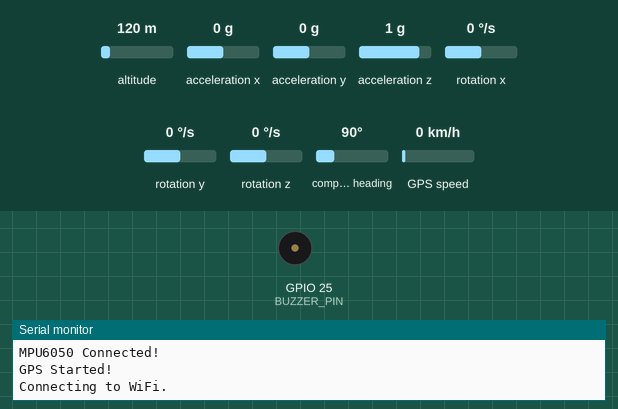
Simulated run of this sketch. Board: ESP32. Shown: buzzer (waves = sounding, pin HIGH), the last lines printed to the serial monitor. Inputs (shaded band) come from the test bench; at power-on: altitude 120 m, acceleration x 0 g, acceleration y 0 g, acceleration z 1 g, rotation x 0 °/s, rotation y 0 °/s, rotation z 0 °/s, compass heading 90°, GPS speed 0 km/h. WiFi joins after 1.5 s; servers stay silent unless stated; uploads are accepted with an empty reply; the GPS gets a fix after 3 s at 37.7749, -122.4194 with 8 satellites; web services answer with replies made up by the test bench.

Above: at 0.3 s.
At 2.0 s:
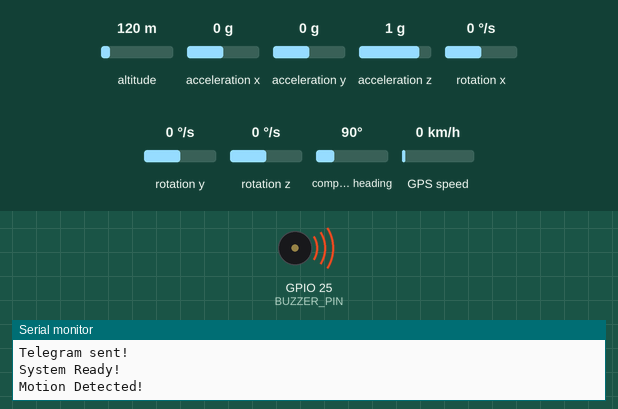
Timing chart, 0 to 3.5 s (numbered marks = the images above):
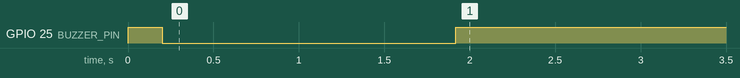

The sketch:

safetrack1.ino
```cpp
#include <WiFi.h>
#include <HTTPClient.h>
#include <Wire.h>
#include <MPU6050.h>
#include <HardwareSerial.h>
#include <TinyGPS++.h>
#include <Firebase_ESP_Client.h>
#include "addons/TokenHelper.h"
#include "addons/RTDBHelper.h"

// =====================
// CREDENTIALS
// =====================
#define WIFI_SSID "YOUR_WIFI_NAME"
#define WIFI_PASSWORD "YOUR_WIFI_PASSWORD"

#define API_KEY "YOUR_FIREBASE_API_KEY"
#define DATABASE_URL "YOUR_FIREBASE_DATABASE_URL"
#define USER_EMAIL "YOUR_FIREBASE_EMAIL"
#define USER_PASSWORD "YOUR_FIREBASE_PASSWORD"

#define BOT_TOKEN "YOUR_TELEGRAM_BOT_TOKEN"
#define CHAT_ID "YOUR_TELEGRAM_CHAT_ID"

#define TWILIO_SID "YOUR_TWILIO_ACCOUNT_SID"
#define TWILIO_TOKEN "YOUR_TWILIO_AUTH_TOKEN"

// Family WhatsApp numbers
String familyNumbers[] = {
  "whatsapp%3A%2B918767415098"
};
int familyCount = 1;

// Home location for geofencing
#define HOME_LAT 16.684283
#define HOME_LNG 74.272944
#define GEOFENCE_RADIUS 500

// Motion threshold
#define MOTION_THRESHOLD 15000

// Pins
#define BUZZER_PIN 25
#define SDA_PIN 15
#define SCL_PIN 4

// =====================
// OBJECTS
// =====================
MPU6050 mpu;
HardwareSerial gpsSerial(2);
TinyGPSPlus gps;
FirebaseData fbdo;
FirebaseAuth auth;
FirebaseConfig config;

// =====================
// FLAGS
// =====================
bool armed = true;
bool alertSent = false;
double currentLat = 0;
double currentLng = 0;

// =====================
// FUNCTIONS
// =====================

void sendTelegramMessage(String message) {
  HTTPClient http;
  message.replace(" ", "%20");
  message.replace("!", "%21");
  String url = "https://api.telegram.org/bot";
  url += BOT_TOKEN;
  url += "/sendMessage?chat_id=";
  url += CHAT_ID;
  url += "&text=";
  url += message;
  http.begin(url);
  http.GET();
  http.end();
  Serial.println("Telegram sent!");
}

void sendWhatsApp(String toNumber, String message) {
  HTTPClient http;
  String url = "https://api.twilio.com/2010-04-01/Accounts/";
  url += TWILIO_SID;
  url += "/Messages.json";
  http.begin(url);
  http.setAuthorization(TWILIO_SID, TWILIO_TOKEN);
  http.addHeader("Content-Type", "application/x-www-form-urlencoded");
  String payload = "From=whatsapp%3A%2B14155238886";
  payload += "&To=" + toNumber;
  payload += "&Body=" + message;
  http.POST(payload);
  http.end();
  Serial.println("WhatsApp sent!");
}

void makeCall(String toNumber) {
  HTTPClient http;
  String url = "https://api.twilio.com/2010-04-01/Accounts/";
  url += TWILIO_SID;
  url += "/Calls.json";
  http.begin(url);
  http.setAuthorization(TWILIO_SID, TWILIO_TOKEN);
  http.addHeader("Content-Type", "application/x-www-form-urlencoded");
  String payload = "From=%2B19166448776";
  payload += "&To=" + toNumber;
  payload += "&Url=http%3A%2F%2Fdemo.twilio.com%2Fdocs%2Fvoice.xml";
  http.POST(payload);
  http.end();
  Serial.println("Call made!");
}

String findNearestHospital() {
  HTTPClient http;
  String query = "[out:json];(node[amenity=hospital](around:10000,";
  query += String(currentLat, 6);
  query += ",";
  query += String(currentLng, 6);
  query += ");node[amenity=clinic](around:10000,";
  query += String(currentLat, 6);
  query += ",";
  query += String(currentLng, 6);
  query += "););out body 1;";
  http.begin("https://overpass-api.de/api/interpreter");
  http.setTimeout(15000);
  http.addHeader("Content-Type", "application/x-www-form-urlencoded");
  int httpCode = http.POST("data=" + query);
  String hospLocation = "";
  if (httpCode == 200) {
    String response = http.getString();
    int latIndex = response.indexOf("\"lat\":");
    int lonIndex = response.indexOf("\"lon\":");
    if (latIndex != -1 && lonIndex != -1) {
      String hospLat = response.substring(latIndex + 6, response.indexOf(",", latIndex + 6));
      String hospLon = response.substring(lonIndex + 6, response.indexOf(",", lonIndex + 6));
      hospLocation = "https://maps.google.com/?q=" + hospLat + "," + hospLon;
    }
  }
  http.end();
  return hospLocation;
}

void pushToFirebase(String alertType) {
  if (Firebase.ready()) {
    Firebase.RTDB.setDouble(&fbdo, "/status/last_lat", currentLat);
    Firebase.RTDB.setDouble(&fbdo, "/status/last_lng", currentLng);
    Firebase.RTDB.setString(&fbdo, "/status/last_updated", String(millis()));
    Firebase.RTDB.setString(&fbdo, "/alerts/latest/type", alertType);
    Firebase.RTDB.setDouble(&fbdo, "/alerts/latest/lat", currentLat);
    Firebase.RTDB.setDouble(&fbdo, "/alerts/latest/lng", currentLng);
    Serial.println("Firebase updated!");
  }
}

void triggerAlert(bool outsideGeofence) {
  // Buzzer ON
  digitalWrite(BUZZER_PIN, HIGH);

  // Get location link
  String victimLocation = "https://maps.google.com/?q=";
  victimLocation += String(currentLat, 6);
  victimLocation += ",";
  victimLocation += String(currentLng, 6);

  // Send family alerts
  for (int i = 0; i < familyCount; i++) {
    String waMessage = "Alert!%20Accident%20detected!%20Location:%20" + victimLocation;
    sendWhatsApp(familyNumbers[i], waMessage);
    String callNumber = familyNumbers[i];
    callNumber.replace("whatsapp%3A%2B", "%2B");
    makeCall(callNumber);
  }

  // Telegram alert
  sendTelegramMessage("Alert! Accident detected! Location: " + victimLocation);

  if (outsideGeofence) {
    // Find and alert nearest hospital
    String hospLocation = findNearestHospital();
    if (hospLocation != "") {
      Serial.println("Nearest Hospital: " + hospLocation);
    }
  }

  // Push to Firebase
  pushToFirebase(outsideGeofence ? "geofence_breach" : "motion");

  alertSent = true;
}

void checkTelegramCommands() {
  HTTPClient http;
  String url = "https://api.telegram.org/bot";
  url += BOT_TOKEN;
  url += "/getUpdates";
  http.begin(url);
  int httpCode = http.GET();
  if (httpCode == 200) {
    String response = http.getString();
    if (response.indexOf("/arm") != -1) {
      armed = true;
      alertSent = false;
      sendTelegramMessage("SafeTrack ARMED!");
      Serial.println("Armed!");
    }
    if (response.indexOf("/disarm") != -1) {
      armed = false;
      digitalWrite(BUZZER_PIN, LOW);
      sendTelegramMessage("SafeTrack DISARMED!");
      Serial.println("Disarmed!");
    }
    if (response.indexOf("/location") != -1) {
      String loc = "Current location: https://maps.google.com/?q=";
      loc += String(currentLat, 6);
      loc += ",";
      loc += String(currentLng, 6);
      sendTelegramMessage(loc);
    }
    if (response.indexOf("/status") != -1) {
      sendTelegramMessage(armed ? "Status: ARMED" : "Status: DISARMED");
    }
  }
  http.end();
}

// =====================
// SETUP
// =====================
void setup() {
  Serial.begin(115200);
  pinMode(BUZZER_PIN, OUTPUT);
  digitalWrite(BUZZER_PIN, LOW);

  // Test buzzer
  digitalWrite(BUZZER_PIN, HIGH);
  delay(200);
  digitalWrite(BUZZER_PIN, LOW);

  // Init MPU6050
  Wire.begin(15, 4);
  mpu.initialize();
  if (mpu.testConnection()) {
    Serial.println("MPU6050 Connected!");
  } else {
    Serial.println("MPU6050 Failed!");
  }

  // Init GPS
  gpsSerial.begin(9600, SERIAL_8N1, 16, 17);
  Serial.println("GPS Started!");

  // Connect WiFi
  WiFi.begin(WIFI_SSID, WIFI_PASSWORD);
  Serial.print("Connecting to WiFi");
  while (WiFi.status() != WL_CONNECTED) {
    Serial.print(".");
    delay(500);
  }
  Serial.println("\nWiFi Connected!");

  // Connect Firebase
  config.api_key = API_KEY;
  config.database_url = DATABASE_URL;
  auth.user.email = USER_EMAIL;
  auth.user.password = USER_PASSWORD;
  config.token_status_callback = tokenStatusCallback;
  Firebase.begin(&config, &auth);
  Firebase.reconnectWiFi(true);

  while (!Firebase.ready()) {
    Serial.print(".");
    delay(500);
  }
  Serial.println("Firebase Connected!");

  sendTelegramMessage("SafeTrack System Online!");
  Serial.println("System Ready!");
}

// =====================
// LOOP
// =====================
void loop() {
  // Read GPS
  while (gpsSerial.available()) {
    gps.encode(gpsSerial.read());
  }
  if (gps.location.isValid()) {
    currentLat = gps.location.lat();
    currentLng = gps.location.lng();
  }

  // Check Telegram commands every 3 seconds
  static unsigned long lastTelegramCheck = 0;
  if (millis() - lastTelegramCheck > 3000) {
    checkTelegramCommands();
    lastTelegramCheck = millis();
  }

  // Push GPS to Firebase every 10 seconds
  static unsigned long lastFirebasePush = 0;
  if (millis() - lastFirebasePush > 10000 && currentLat != 0) {
    Firebase.RTDB.setDouble(&fbdo, "/status/last_lat", currentLat);
    Firebase.RTDB.setDouble(&fbdo, "/status/last_lng", currentLng);
    lastFirebasePush = millis();
  }

  if (armed && !alertSent) {
    // Read MPU6050
    int16_t ax, ay, az, gx, gy, gz;
    mpu.getMotion6(&ax, &ay, &az, &gx, &gy, &gz);
    long totalAccel = abs(ax) + abs(ay) + abs(az);

    if (totalAccel > MOTION_THRESHOLD) {
      Serial.println("Motion Detected!");

      // Check geofence
      bool outsideGeofence = false;
      if (currentLat != 0) {
        double distance = TinyGPSPlus::distanceBetween(
          currentLat, currentLng,
          HOME_LAT, HOME_LNG
        );
        Serial.print("Distance: ");
        Serial.println(distance);
        outsideGeofence = distance > GEOFENCE_RADIUS;
      }

      triggerAlert(outsideGeofence);
    }
  }

  delay(500);
}
```

Measured:
- by itself, GPIO 25 (BUZZER_PIN): HIGH → LOW at 0.20 s, → HIGH 1.7 s later
